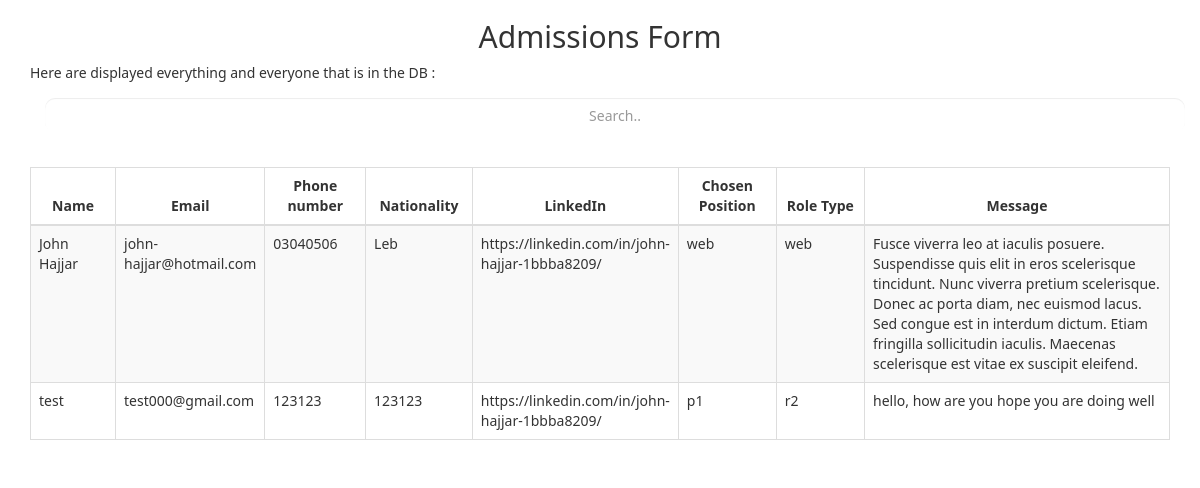
Screenshot of /testpages/index.php with the database file from the repository.
### tables this page shows
CREATE TABLE `admission_form` (
  `ID` int(20) NOT NULL,
  `FullName` varchar(30) NOT NULL,
  `Email` text NOT NULL,
  `Pnumber` varchar(30) NOT NULL,
  `Nationality` varchar(30) NOT NULL,
  `LinkedIn` text NOT NULL,
  `Position` varchar(50) NOT NULL,
  `Role` varchar(50) NOT NULL,
  `Message` longtext NOT NULL
);

### testpages/index.php (the view, shortened to what this page needs)
<!DOCTYPE html>
<html lang="en">
<head>
  <link rel="stylesheet" type="text/css" href="../stylesheet.css"/>
  <link rel="stylesheet" href="https://maxcdn.bootstrapcdn.com/bootstrap/3.4.1/css/bootstrap.min.css">
</head>
<body class="admin-panel-body">
    <?php include '../db.php'; ?>
<div class="container">
  <h2 align="center">Admissions Form </h2>
  <p>Here are displayed everything and everyone that is in the DB : </p>
  <input class="form-control" id="myInput" type="text" placeholder="Search..">
  <br>
    <?php
      $sqlaf = "SELECT * FROM admission_form";
      $reslist = mysqli_query($conn,$sqlaf);
      echo '<table border="1" class="table table-bordered table-striped tableforms-adminpanel">';
      echo '<thead>';
      echo '<tr>';
      echo '<th style="width:9%;"> Name </th>';
      echo '<th style="width:11%;"> Email </th>';
      echo '<th style="width:10%;"> Phone number </th>';
      echo '<th style="width:10%;"> Nationality </th>';
      echo '<th style="width:10%;"> LinkedIn </th>';
      echo '<th style="width:10%;"> Chosen Position </th>';
      echo '<th style="width:10%;"> Role Type </th>';
      echo '<th class="message-th" style="width:30%;"> Message </th>';
      echo '</tr>';
      echo '</thead>';
      echo '<tbody id="myTable">';
      while ($arr = mysqli_fetch_assoc($reslist)){
          echo '<tr>';
              echo '<td>';
                  echo $arr['FullName'];
              echo '</td>';
              echo '<td>';
                  echo $arr['Email'];
              echo '</td>';
              echo '<td>';
                  echo $arr['Pnumber'];
              echo '</td>';
              echo '<td>';
                  echo $arr['Nationality'];
              echo '</td>';
              echo '<td>';
                  echo $arr['LinkedIn'];
              echo '</td>';
              echo '<td>';
                  echo $arr['Position'];
              echo '</td>';
              echo '<td>';
                  echo $arr['Role'];
              echo '</td>';
              echo '<td>';
                  echo $arr['Message'];
              echo '</td>';
          echo '</tr>';
      }
      echo '</tbody>';
      echo '</table>';
  ?>
</div>
</body>
</html>

### stylesheet.css (style rules this page uses)
* { font-family: system-ui, system-ui, sans-serif; scroll-behavior:smooth; }
body { overflow-x: hidden !important; }
input[type=text], select { padding: 10px; margin:15px; color: black; border-radius: 10px; border: none; text-align: center; }
h2 { color: #122a7c; }
.admin-panel-body { overflow-x: auto; }
.tableforms-adminpanel thead tr th { text-align: center; }
.message-th { min-width: 250px; }

### rows the page displays
admission_form: FullName "John Hajjar", Email "john-hajjar@hotmail.com", Pnumber "03040506", Nationality "Leb", LinkedIn "https://linkedin.com/in/john-hajjar-1bbba8209/", Position "web", Role "web", Message "Fusce viverra leo at iaculis posuere. Suspendisse quis elit in eros scelerisque tincidunt. Nunc viverra pretium scelerisque. Donec ac porta diam, nec euismod lacus. Sed congue est in interdum dictum. Etiam fringilla sollicitudin iaculis. Maecenas scelerisque est vitae ex suscipit eleifend."
admission_form: FullName "test", Email "test000@gmail.com", Pnumber "123123", Nationality "123123", LinkedIn "https://linkedin.com/in/john-hajjar-1bbba8209/", Position "p1", Role "r2", Message "hello, how are you hope you are doing well"
